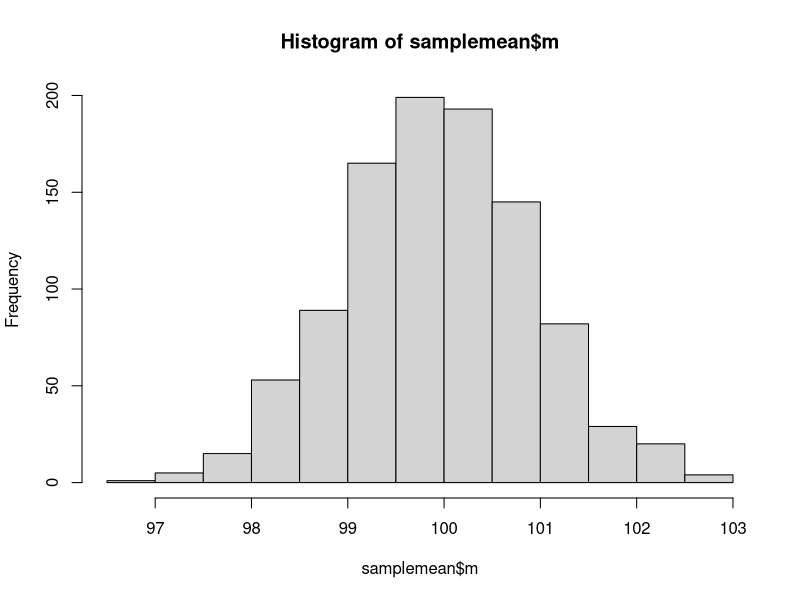
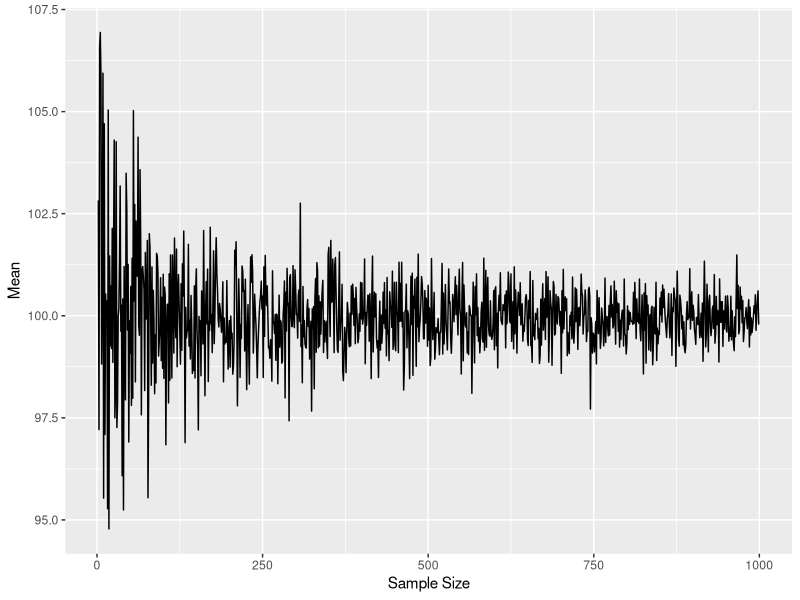
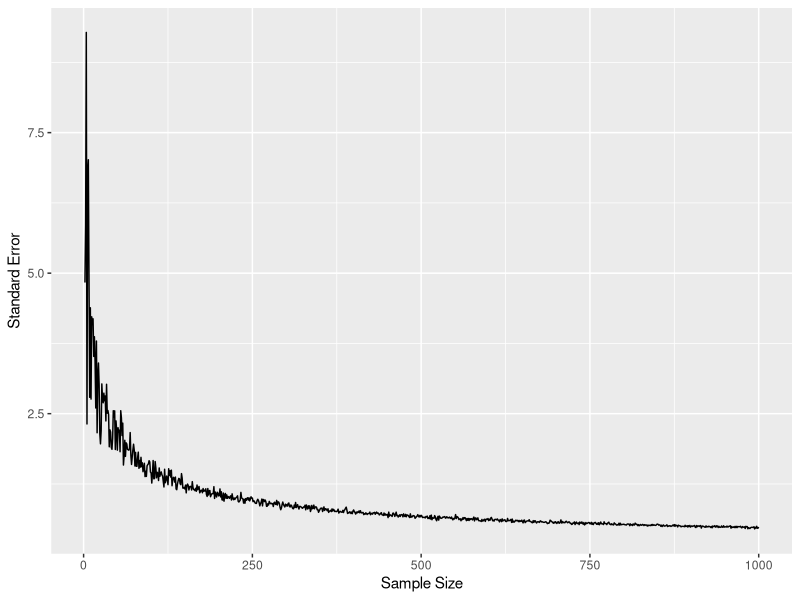
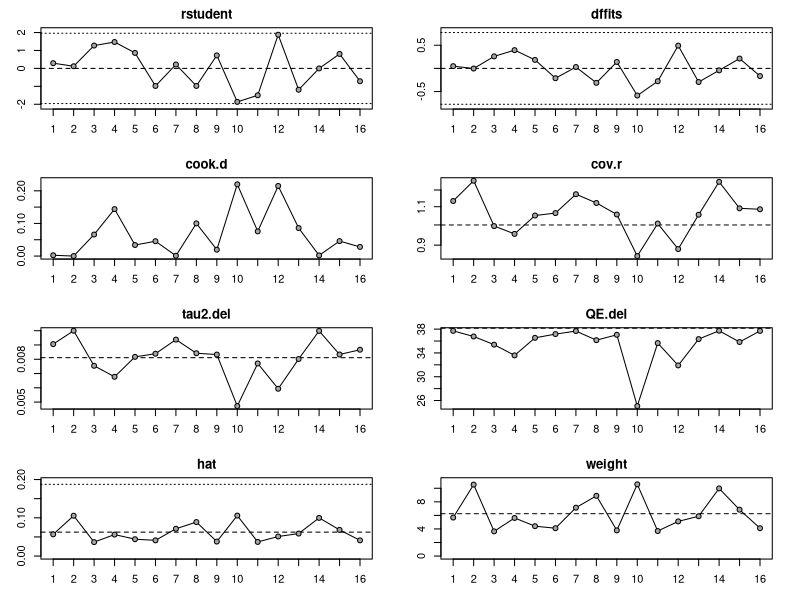
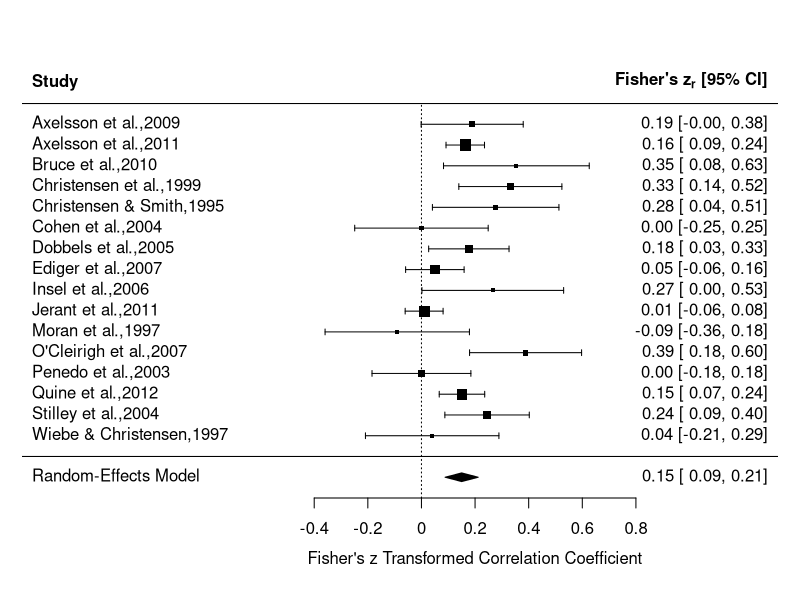
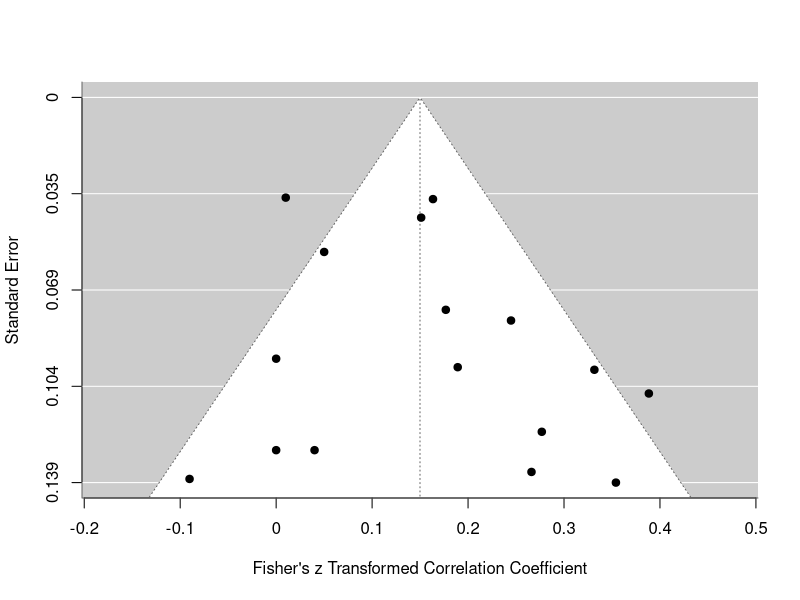

Write the R code that produced these figures, in order.
## ---- chunk 1
set.seed(23234)
sample1 <- rnorm(n=250, mean = 100, sd = 15)

mean(sample1)
## ---- chunk 2
samplemean <- data.frame(m=1:1000,s=1:1000)
for (i in 1:1000) {
  sample1 <- rnorm(n=250, mean = 100, sd = 15)
  samplemean$m[i] <- mean(sample1)
  samplemean$s[i] <- sd(sample1)
}
hist(samplemean$m, breaks = 20)
## ---- chunk 3
sd(samplemean$m)
sd(sample1)/sqrt(250)
## ---- chunk 4
samplemean2 <- data.frame(n=1:999, m=1:999,se=1:999)
for (i in 2:1000) {
  sample1 <- rnorm(n=i, mean = 100, sd = 15)
  samplemean2$n[i-1] <- i
  samplemean2$m[i-1] <- mean(sample1)
  samplemean2$se[i-1] <- sd(sample1)/sqrt(i)
}
library(ggplot2)
ggplot(samplemean2, aes(x=n, y=m))+
  geom_line()+
  labs(x = "Sample Size")+
  labs(y = "Mean")
## ---- chunk 5
ggplot(samplemean2, aes(x=n, y=se))+
  geom_line()+
  labs(x = "Sample Size")+
  labs(y = "Standard Error")
## ---- chunk 6
n <- 250
j <- 100
p <- j/n
se <- sqrt((p*(1-p))/n)
p
se
## ---- chunk 7
library(tidyverse)
library(metafor)
library(metadat)

df <- get(data(dat.molloy2014))

head(df)
## ---- chunk 8

df <- df |> 
  select(1:6)
df <- df |> 
  mutate(id=row_number())
head(df)
## ---- chunk 9
df <- escalc(measure = "ZCOR", ri=ri, ni=ni, data=df, slab = paste(authors, year, sep=","))

head(df)
## ---- chunk 10
ma.res <- rma(yi, vi, data=df)
ma.res
## ---- chunk 11
predict(ma.res)
confint(ma.res)
## ---- chunk 12
ma.inf <- influence(ma.res)
print(ma.inf)
## ---- chunk 13
plot(ma.inf)
## ---- chunk 14
forest(ma.res)
## ---- chunk 15
funnel(ma.res)
## ---- chunk 16
regtest(ma.res)
